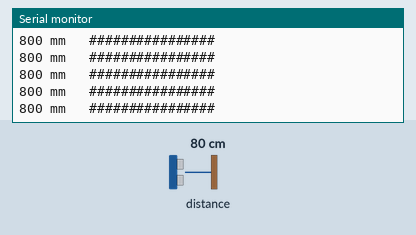
A sketch run on a simulated ESP32-S3. Shown: the last lines printed to the serial monitor. Inputs (shaded band) come from the test bench; at power-on: distance to the obstacle 80 cm.

Above: at 1.7 s.
1.8 s: distance to the obstacle set to 2 cm
At 2.02 s:
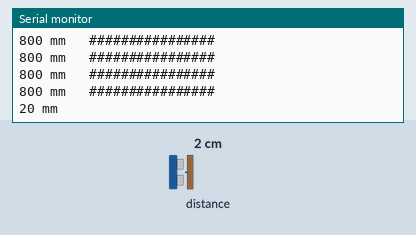
3.9 s: distance to the obstacle set to 9 cm
At 4.15 s:
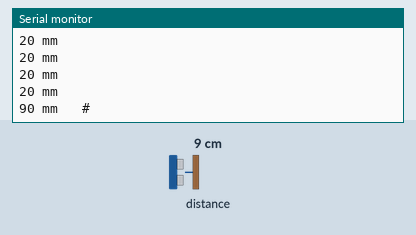
6.0 s: distance to the obstacle set to 18 cm
At 6.15 s:
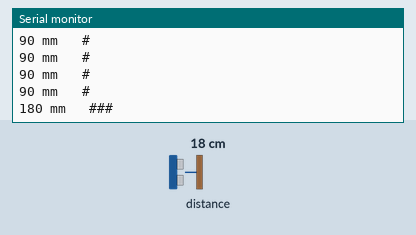
8.0 s: distance to the obstacle set to 35 cm
At 8.15 s:
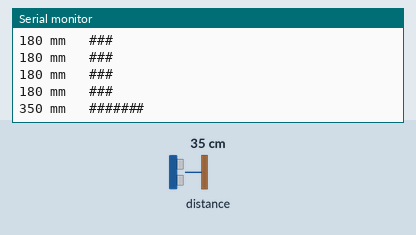
10.0 s: distance to the obstacle set to 60 cm
At 10.15 s:
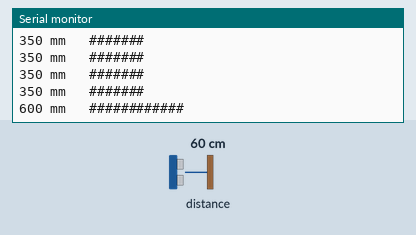
12.0 s: distance to the obstacle set to 120 cm
At 12.15 s:
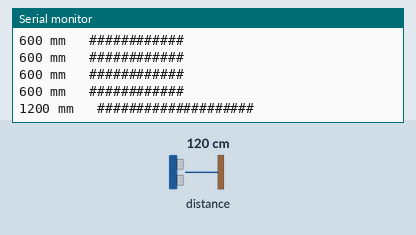

Measured:
- after the input at 1.8 s, the serial monitor: prints a new line after 0.10 s (image 1)
- after the input at 3.9 s, the serial monitor: prints a new line after 0.13 s (image 2)
- after the input at 6.0 s, the serial monitor: prints a new line at once (image 3)
- after the input at 8.0 s, the serial monitor: prints a new line at once (image 4)
- after the input at 10.0 s, the serial monitor: prints a new line at once (image 5)
- after the input at 12.0 s, the serial monitor: prints a new line at once (image 6)

The sketch:

vl53l0x_bringup.ino
```cpp
/* ===========================================================================
 * vl53l0x_bringup.ino -- confirm the VL53L0X is wired correctly and working.
 *
 * TARGET: Arduino Nano ESP32, Arduino IDE (this is C++, not the ESP-IDF C).
 *
 * WIRING (4 wires):
 *     breakout VIN  -> 3V3     <-- NOT 5V
 *     breakout GND  -> GND
 *     breakout SDA  -> A4
 *     breakout SCL  -> A5
 *     XSHUT, GPIO1  -> leave unconnected
 *
 * LIBRARY: Sketch > Include Library > Manage Libraries, search "VL53L0X",
 *          install "VL53L0X" by Pololu.
 *
 * WHAT IT DOES
 *   Phase 1: scans the I2C bus and reports every address that answers.
 *   Phase 2: if 0x29 answered, initialises the sensor and streams distance.
 *
 * The two phases separate the two things that can be wrong. A failure in
 * phase 1 is electrical -- power, wiring, a dead board. A failure in phase 2
 * with phase 1 passing means the wiring is fine and the problem is the chip
 * or its configuration. Knowing which saves a lot of guessing.
 * ======================================================================== */

#include <Wire.h>
#include <VL53L0X.h>

VL53L0X sensor;

/* Did the scan find the sensor? Gates phase 2. */
bool sensorPresent = false;

/* Did init() succeed? Gates the ranging loop. */
bool sensorReady = false;

static const uint8_t VL53L0X_ADDR = 0x29;


/* --- Phase 1: bus scan -------------------------------------------------
 * Walks every legal 7-bit address and checks for an acknowledgement.
 * Wire.endTransmission() returning 0 means a device ACKed -- something is
 * physically there and responding.
 *
 * Addresses 0x00-0x07 and 0x78-0x7F are reserved by the I2C spec, so we
 * scan 0x08..0x77.
 * -------------------------------------------------------------------- */
void scanBus()
{
  Serial.println(F("--- I2C bus scan ---"));

  int found = 0;

  for (uint8_t addr = 0x08; addr < 0x78; addr++) {

    Wire.beginTransmission(addr);
    uint8_t result = Wire.endTransmission();

    if (result == 0) {
      Serial.print(F("  device at 0x"));
      if (addr < 0x10) Serial.print('0');
      Serial.print(addr, HEX);

      if (addr == VL53L0X_ADDR) {
        Serial.print(F("  <-- VL53L0X"));
        sensorPresent = true;
      }
      Serial.println();
      found++;
    }
  }

  if (found == 0) {
    Serial.println(F("  nothing responded."));
    Serial.println();
    Serial.println(F("  Check, in this order:"));
    Serial.println(F("   1. VIN on 3V3 (NOT 5V, and not VBUS)"));
    Serial.println(F("   2. GND connected"));
    Serial.println(F("   3. SDA on A4, SCL on A5 -- and not swapped"));
    Serial.println(F("   4. jumper wires actually seated / not broken"));
  } else {
    Serial.print(F("  "));
    Serial.print(found);
    Serial.println(F(" device(s) found."));
  }
  Serial.println();
}


void setup()
{
  Serial.begin(115200);

  /* The Nano ESP32 uses the ESP32-S3's native USB, so the serial port only
   * exists once the host has opened it. Without this wait the first several
   * lines vanish before the monitor attaches.
   *
   * The 3-second cap matters: `while (!Serial);` alone would hang forever
   * when running on battery with no host attached. Always bound this. */
  unsigned long start = millis();
  while (!Serial && (millis() - start) < 3000) {
    delay(10);
  }

  delay(500);          /* let the monitor settle before the first output */

  Serial.println();
  Serial.println(F("========================================"));
  Serial.println(F(" VL53L0X bring-up test"));
  Serial.println(F(" Arduino Nano ESP32"));
  Serial.println(F("========================================"));
  Serial.println();

  /* Pass the pins explicitly, using the Arduino LABELS A4/A5. The core
   * remaps those to raw GPIO 11 and 12 for us.
   *
   * Do NOT write Wire.begin(21, 22) here -- that is the classic ESP32
   * pairing, and the ESP32-S3 has no GPIO 22 at all. */
  Wire.begin(A4, A5);

  /* Start the scan at the default 100 kHz. Slower is more forgiving of long
   * jumper wires and marginal pull-ups, so if something is going to answer
   * at all, it will answer here. We step up to 400 kHz after. */
  Wire.setClock(100000);

  scanBus();

  if (!sensorPresent) {
    Serial.println(F("VL53L0X not found at 0x29 -- stopping."));
    Serial.println(F("Fix the wiring, then reset the board."));
    return;             /* loop() will idle */
  }

  /* --- Phase 2: initialise ------------------------------------------- */
  Serial.println(F("--- sensor init ---"));

  Wire.setClock(400000);        /* VL53L0X maximum */

  sensor.setTimeout(500);

  /* init() reads the model ID, loads the tuning registers, manages the
   * reference SPADs, and runs VHV/phase calibration. It takes ~50 ms. */
  if (!sensor.init()) {
    Serial.println(F("  init() FAILED."));
    Serial.println();
    Serial.println(F("  The chip answered the scan but would not"));
    Serial.println(F("  initialise. Usually one of:"));
    Serial.println(F("   - marginal power (try a different 3V3 wire)"));
    Serial.println(F("   - 400 kHz too fast for your wiring"));
    Serial.println(F("     (try Wire.setClock(100000) instead)"));
    Serial.println(F("   - a counterfeit or damaged module"));
    return;
  }

  Serial.println(F("  init() ok"));

  /* 33 ms budget: the balanced default. ~1.2 m indoors. */
  sensor.setMeasurementTimingBudget(33000);

  /* Continuous back-to-back ranging, paced by the timing budget. */
  sensor.startContinuous();

  sensorReady = true;

  Serial.println(F("  continuous mode started"));
  Serial.println();
  Serial.println(F("--- ranging ---"));
  Serial.println(F("Wave your hand over the sensor. Expect roughly"));
  Serial.println(F("50-1200 mm. 8190 means no target / out of range."));
  Serial.println();
}


void loop()
{
  /* Nothing to do if we never got a working sensor. Idle visibly rather
   * than silently, so the console shows why. */
  if (!sensorReady) {
    Serial.println(F("halted -- fix wiring and reset"));
    delay(5000);
    return;
  }

  uint16_t mm = sensor.readRangeContinuousMillimeters();

  if (sensor.timeoutOccurred()) {
    Serial.println(F("TIMEOUT -- sensor stopped responding"));
  }
  else if (mm >= 8190) {
    /* Not an error: the chip reports this when nothing is in range. */
    Serial.println(F("---- mm   (no target in range)"));
  }
  else {
    Serial.print(mm);
    Serial.print(F(" mm"));

    /* A crude bar, so you can see the value track your hand without
     * reading numbers. One block per 50 mm, capped at 20 blocks. */
    Serial.print(F("   "));
    uint8_t bars = mm / 50;
    if (bars > 20) bars = 20;
    for (uint8_t i = 0; i < bars; i++) Serial.print('#');

    Serial.println();
  }

  delay(100);          /* 10 Hz: readable in the serial monitor */
}
```
